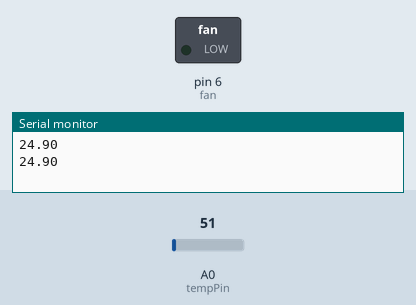
Recording of a sketch running on a simulated Arduino Uno, built with avr-gcc and run on an emulated ATmega328P. Parts: switched loads named in the sketch (green lamp = pin HIGH), the last lines printed to the serial monitor. Inputs (shaded band) come from the test bench; at power-on: A0 (tempPin) = 51.

Above: at 1.8 s.
1.9 s: A0 (tempPin) set to 61
At 3.3 s:
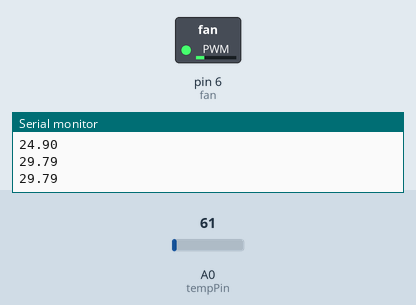
4.5 s: A0 (tempPin) set to 71
At 6.9 s:
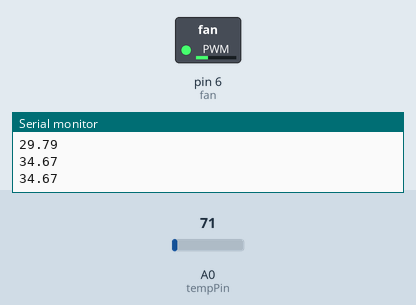
7.5 s: A0 (tempPin) set to 112
At 10.4 s:
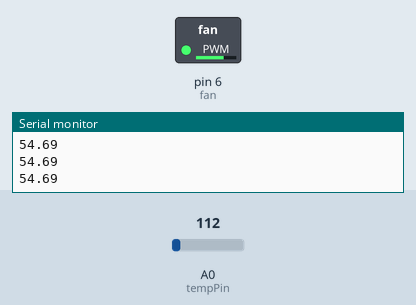
Timing chart, 0 to 11.9 s (numbered marks = the images above; inputs shaded):
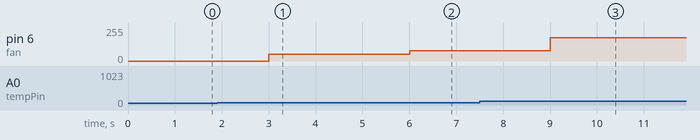

The sketch:

temperature_sensor_using_fan.ino
```cpp
float temp;
int tempPin = A0;// ardunino pin used for temperature sensor
int tempMin = 25;
int tempMax = 70;
int fan = 6;//the pin where fan is connected
int fanSpeed = 0;
void setup() {
  // put your setup code here, to run once:
pinMode(fan, OUTPUT);
pinMode(tempPin, INPUT);
Serial.begin(9600);
}

void loop() {
  // put your main code here, to run repeatedly:
temp = analogRead(tempPin);
temp = (temp * 5.0 * 100.0)/ 1024.0; // calculate the temperature is celcius
Serial.println(temp);
delay(1000); //delay in between read for stability
if(temp< tempPin) {
  fanSpeed = 0;
  digitalWrite(fan,LOW);
}
if((temp >= tempMin) &&(temp <= tempMax)) {
  fanSpeed = map(temp,tempMin,tempMax,32,255);//the actual speed of the fan
  analogWrite(fan,fanSpeed); //spin the fan at the fanSpeed speed
}
}
```

Measured:
- after the input at 1.9 s, pin 6 (fan): 0/255 → 51/255 after 1.1 s
- after the input at 4.5 s, pin 6 (fan): 51/255 → 76/255 after 1.5 s
- after the input at 7.5 s, pin 6 (fan): 76/255 → 175/255 after 1.5 s
